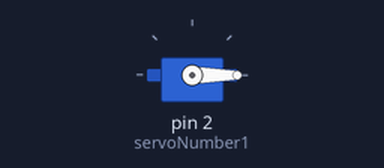
Recording of a sketch running on a simulated Arduino Uno, built with avr-gcc and run on an emulated ATmega328P. Parts: servo.

Above: at 0.05 s.
Timing chart, 0 to 4.6 s (numbered marks = the images above):
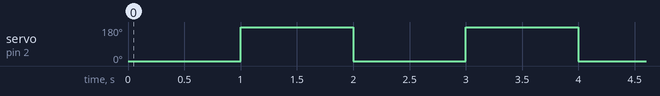

Measured:
- by itself, servo on pin 2 (servoNumber1): alternates 180° for 1.0 s and 0° for 1.0 s

The sketch:

main.ino
```cpp
// Created on : Oct 2023
// Created by :Bonnie Zhu
// Turn the servo on from front 90 degree t back 90 degree
//

#include <Servo.h>

Servo servoNumber1;

void setup() {
  // setup servo pins
  servoNumber1.attach(2);
  servoNumber1.write(0);
}

void loop() {
  // put our main code here, to run repeatedly
  servoNumber1.write(0);
  delay(1000);
  servoNumber1.write(180);
  delay(1000);
}
```
